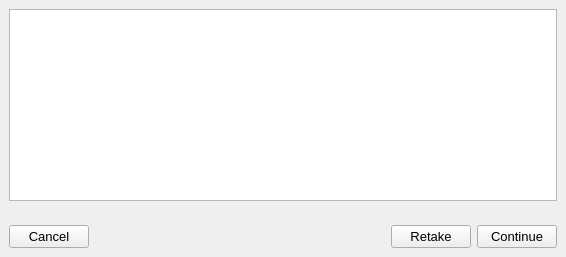
                 <widget class="QWidget" name="noiseStep1">
                  <layout class="QVBoxLayout" name="verticalLayout_9">
                   <property name="leftMargin">
                    <number>0</number>
                   </property>
                   <property name="topMargin">
                    <number>0</number>
                   </property>
                   <property name="rightMargin">
                    <number>0</number>
                   </property>
                   <property name="bottomMargin">
                    <number>0</number>
                   </property>
                   <item>
                    <widget class="QWidget" name="noiseStep1Main" native="true">
                     <property name="sizePolicy">
                      <sizepolicy hsizetype="Preferred" vsizetype="Preferred">
                       <horstretch>0</horstretch>
                       <verstretch>8</verstretch>
                      </sizepolicy>
                     </property>
                     <layout class="QGridLayout" name="gridLayout_3">
                      <item row="0" column="0">
                       <widget class="QGraphicsView" name="noiseView"/>
                      </item>
                     </layout>
                    </widget>
                   </item>
                   <item>
                    <widget class="QWidget" name="noiseStep1Bar" native="true">
                     <property name="sizePolicy">
                      <sizepolicy hsizetype="Preferred" vsizetype="Preferred">
                       <horstretch>0</horstretch>
                       <verstretch>1</verstretch>
                      </sizepolicy>
                     </property>
                     <layout class="QHBoxLayout" name="horizontalLayout_6">
                      <item>
                       <widget class="QPushButton" name="noiseCancelButton">
                        <property name="font">
                         <font>
                          <pointsize>10</pointsize>
                         </font>
                        </property>
                        <property name="text">
                         <string>Cancel</string>
                        </property>
                       </widget>
                      </item>
                      <item>
                       <spacer name="horizontalSpacer_7">
                        <property name="orientation">
                         <enum>Qt::Horizontal</enum>
                        </property>
                        <property name="sizeHint" stdset="0">
                         <size>
                          <width>296</width>
                          <height>20</height>
                         </size>
                        </property>
                       </spacer>
                      </item>
                      <item>
                       <widget class="QPushButton" name="noiseRetakeButton">
                        <property name="sizePolicy">
                         <sizepolicy hsizetype="Preferred" vsizetype="Fixed">
                          <horstretch>0</horstretch>
                          <verstretch>0</verstretch>
                         </sizepolicy>
                        </property>
                        <property name="font">
                         <font>
                          <pointsize>10</pointsize>
                         </font>
                        </property>
                        <property name="text">
                         <string>Retake</string>
                        </property>
                       </widget>
                      </item>
                      <item>
                       <widget class="QPushButton" name="noiseContinueButton">
                        <property name="sizePolicy">
                         <sizepolicy hsizetype="Minimum" vsizetype="Fixed">
                          <horstretch>0</horstretch>
                          <verstretch>0</verstretch>
                         </sizepolicy>
                        </property>
                        <property name="font">
                         <font>
                          <pointsize>10</pointsize>
                         </font>
                        </property>
                        <property name="text">
                         <string>Continue</string>
                        </property>
                       </widget>
                      </item>
                     </layout>
                    </widget>
                   </item>
                  </layout>
                 </widget>
